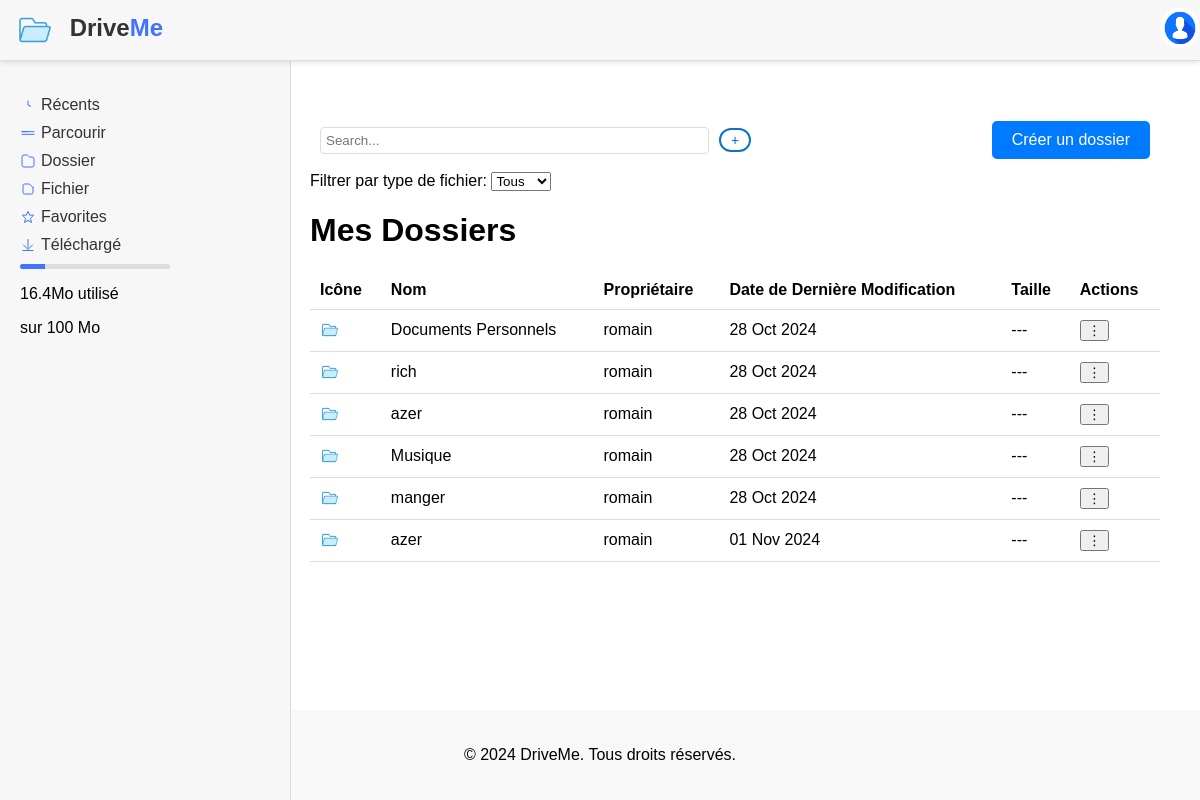
The page /folder/ (signed in) on the database as committed earlier.
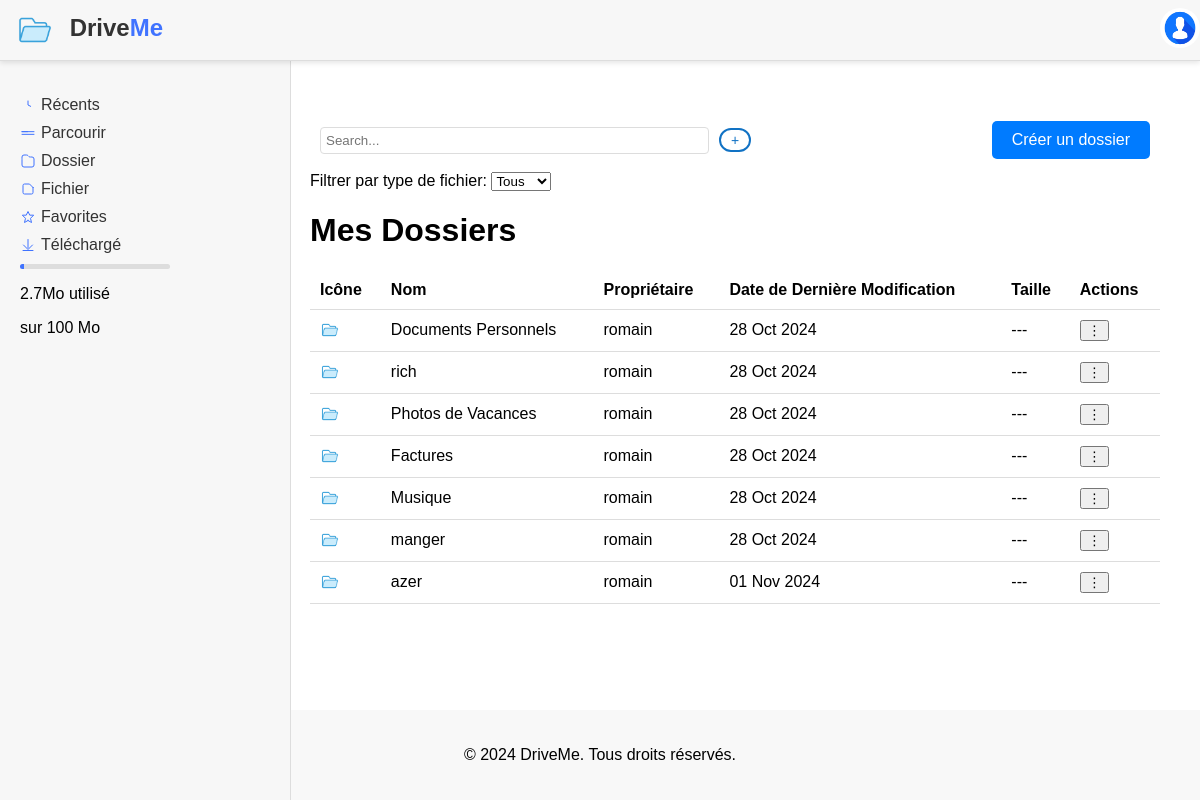
The same page on the database as committed later.
### drive/models.py (models this page shows, shortened)
class Dossier(models.Model):
    nom = models.CharField(max_length=100)
    utilisateur = models.ForeignKey(User, on_delete=models.CASCADE)
    date_creation = models.DateTimeField(auto_now_add=True)

### drive/views.py (the view)
# urls.py: path('folder/', views.folder_view, name='folder'),
@login_required
def folder_view(request):
    dossiers = Dossier.objects.filter(utilisateur=request.user)
    documents = Document.objects.filter(utilisateur=request.user)
    used_space = get_user_storage_usage(request.user) / (1024 * 1024)
    return render(request, 'folder.html', {
        'dossiers': dossiers,
        'documents': documents,
        'used_space': used_space
    })

### drive/views.py (called while the page is built)
def get_user_storage_usage(user):
    total_size = Document.objects.filter(utilisateur=user).aggregate(Sum('taille_fichier'))['taille_fichier__sum'] or 0
    return total_size

### drive/templates/folder.html (shortened to what this page needs)
{% extends 'base.html' %}
{% load static %}
{% block content %}
<head>
</head>
<body>
  <div class="main-content">
    <div class="sub-navbar">
      <div class="left" style="display: flex; gap: 10px;">
        <input type="text" id="searchInput" placeholder="Search..." style="width: 100%; padding: 5px; border: 1px solid #ddd; border-radius: 4px;">
    </div>
        <div class="sub-navbar">
          <div class="center">
            <a href="{% url 'upload_document' %}"><button class="outline">+</button></a>
          </div>
      </div>
        <div class="right">  <a href="{% url 'create_folder' %}" class="button">Créer un dossier</a>
        </div>
    </div>
    <div class="filter">
      <label for="type_fichier">Filtrer par type de fichier:</label>
      <select id="type_fichier" name="type_fichier" onchange="filterDocuments(this.value)">
          <option value="">Tous</option>
      </select>
    </div>
  <h1>Mes Dossiers</h1>
  <table>
    <thead>
        <tr>
            <th>Icône</th>
            <th>Nom</th>
            <th>Propriétaire</th>
            <th>Date de Dernière Modification</th>
            <th>Taille</th>
            <th>Actions</th>
        </tr>
    </thead>
    <tbody>
        {% for dossier in dossiers %}
        <tr>
            <td>
                <img class="folder-icon" src="{% static 'icons/folder.png' %}" alt="Dossier" />
            </td>
            <td>
                <a href="{% url 'folder_documents' folder_id=dossier.id %}" class="folder-link">{{ dossier.nom }}</a>
            </td>
            <td>{{ dossier.utilisateur.username}}</td>
            <td>{{ dossier.date_creation|date:"d M Y" }}</td>
            <td>---</td>
            <td>
                <div class="action-menu">
                    <button>⋮</button>
                </div>
            </td>
        </tr>
        {% empty %}
        <tr>
            <td colspan="6">Aucun dossier trouvé.</td>
        </tr>
        {% endfor %}
    </tbody>
</table>
</div>
</body>
</html>
{% endblock %}

Rows that differ between the two databases and show on the page:
changed Dossier: nom "azer" → "Photos de Vacances"
added Dossier: nom "Factures", utilisateur.username "romain", date_creation "28 Oct 2024"
Other text that changed with them:
{{ used_space|floatformat:1 }}: 16.4 → 2.7 (drawn)
{{ used_space|floatformat:1 }}: "16.4" → "2.7"
